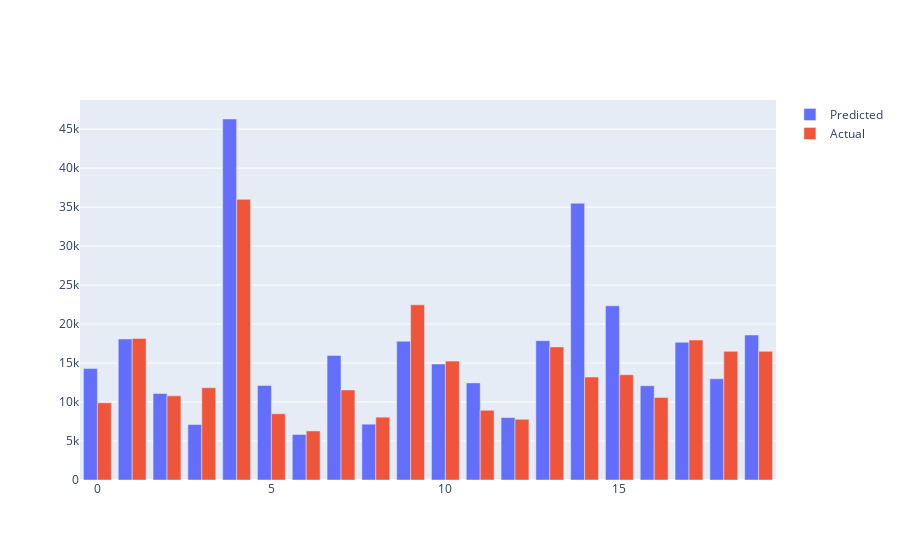

The notebook cell saved with this chart:
### Markdown cell above
### Actual Vs Predicted Price

### Code cell
error = pd.DataFrame({
        'Actual Values': np.array(y_test).flatten(),
        'Predicted Values': predicts.flatten()}).head(20)

error.head(5)
'''Plotly Visualizations'''
import plotly as plotly                # Interactive Graphing Library for Python
import plotly.express as px
import plotly.graph_objects as go
from plotly.offline import init_notebook_mode, iplot, plot
init_notebook_mode(connected=True)


title=['Pred vs Actual']
fig = go.Figure(data=[
    go.Bar(name='Predicted', x=error.index, y=error['Predicted Values']),
    go.Bar(name='Actual', x=error.index, y=error['Actual Values'])
])

fig.update_layout(barmode='group')
fig.show()

### Figure 1 — Plotly figure (JSON) as saved in the notebook; plotly's stock layout.template omitted (floating-point values rounded to 4 significant figures)
{"data": [{"name": "Predicted", "type": "bar", "x": [0, 1, 2, 3, 4, 5, 6, 7, 8, 9, 10, 11, 12, 13, 14, 15, 16, 17, 18, 19], "y": [14290.0, 18100.0, 11100.0, 7108.0, 46310.0, 12110.0, 5836.0, 15970.0, 7160.0, 17800.0, 14870.0, 12460.0, 8005.0, 17870.0, 35500.0, 22340.0, 12090.0, 17670.0, 12990.0, 18600.0]}, {"name": "Actual", "type": "bar", "x": [0, 1, 2, 3, 4, 5, 6, 7, 8, 9, 10, 11, 12, 13, 14, 15, 16, 17, 18, 19], "y": [9895, 18150, 10795, 11845, 36000, 8495, 6295, 11549, 8058, 22470, 15250, 8948, 7788, 17075, 13207, 13499, 10595, 17950, 16500, 16500]}], "layout": {"barmode": "group"}}
